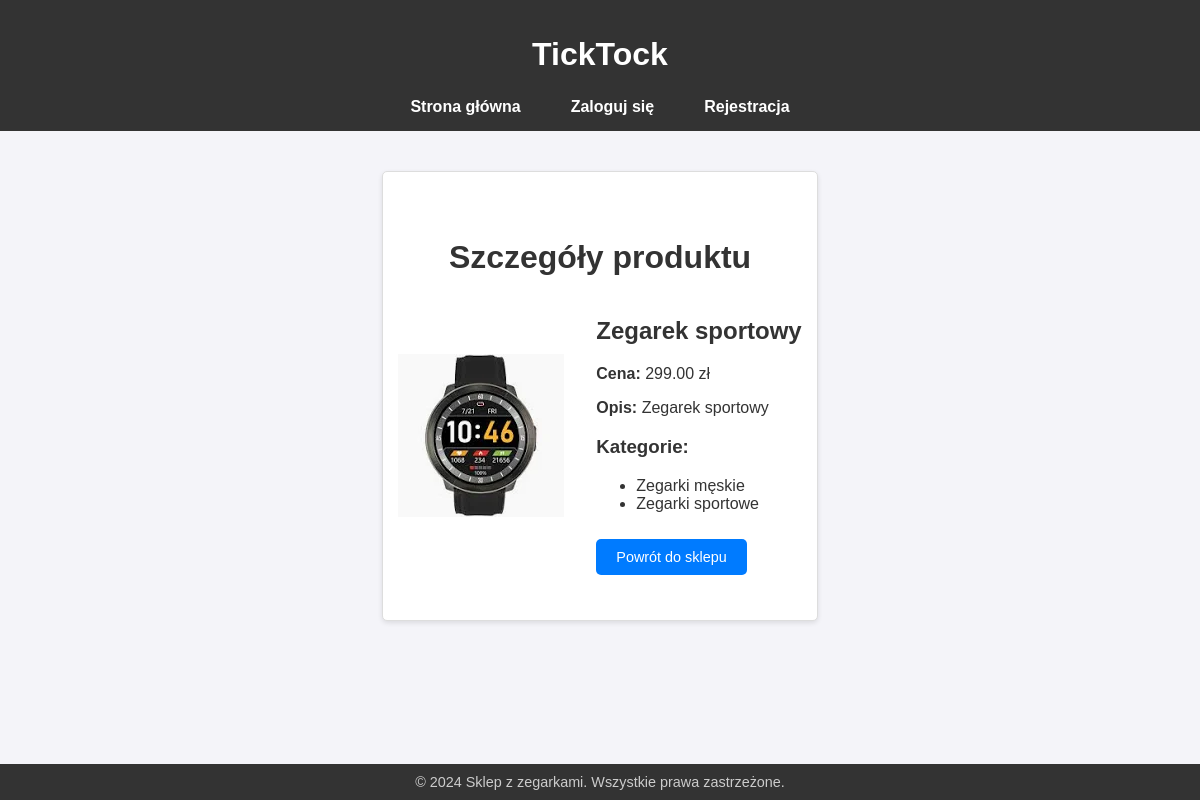
The app's page /product_details.php?id=3 with its own data.
### tables this page shows
CREATE TABLE `products` (
  `id` int(11) NOT NULL,
  `name` varchar(255) NOT NULL,
  `description` text DEFAULT NULL,
  `price` decimal(10,2) NOT NULL,
  `image_path` varchar(255) DEFAULT 'uploads/default.png',
  `created_at` timestamp NOT NULL DEFAULT current_timestamp()
);

CREATE TABLE `categories` (
  `id` int(11) NOT NULL,
  `name` varchar(255) NOT NULL
);

### product_details.php (the view, shortened to what this page needs)
<?php
require_once 'db_connection.php';
if (isset($_GET['id'])) {
    $productId = $_GET['id'];
    $stmt = $pdo->prepare("SELECT * FROM products WHERE id = :id");
    $stmt->execute(['id' => $productId]);
    $product = $stmt->fetch(PDO::FETCH_ASSOC);
    $stmt = $pdo->prepare("
        SELECT c.name
        FROM categories c
        JOIN product_categories pc ON c.id = pc.category_id
        WHERE pc.product_id = :product_id
    ");
    $stmt->execute(['product_id' => $productId]);
    $categories = $stmt->fetchAll(PDO::FETCH_ASSOC);
} else {
    header('Location: index.php');
    exit;
}
?>
<!DOCTYPE html>
<html lang="pl">
<head>
    <link rel="stylesheet" href="styles.css">
</head>
<body>
    <?php require 'header.php'; ?>
    <main>
        <div style="padding: 45px 15px; background-color: white; border: 1px solid #ddd; border-radius: 5px; box-shadow: 0 2px 5px rgba(0, 0, 0, 0.1); margin-bottom: 4em;">
            <h1 style="text-align: center;">Szczegóły produktu</h1>
            <div style="display: flex; flex-direction: row; gap: 2em; justify-content: center; align-items: center;">
                <img src="<?= htmlspecialchars($product['image_path']) ?>" alt="<?= htmlspecialchars($product['name']) ?>" class="product-image" style="max-width: 300px;">
                <div>
                    <h2><?= htmlspecialchars($product['name']) ?></h2>
                    <p><strong>Cena:</strong> <?= number_format($product['price'], 2) ?> zł</p>
                    <p><strong>Opis:</strong> <?= nl2br(htmlspecialchars($product['description'])) ?></p>
                    <h3>Kategorie:</h3>
                    <ul>
                        <?php foreach ($categories as $category): ?>
                            <li><?= htmlspecialchars($category['name']) ?></li>
                        <?php endforeach; ?>
                    </ul>
                    <a href="index.php" class="btn">Powrót do sklepu</a>
                </div>
            </div>
        </div>
    </main>
    <?php require 'footer.php'; ?>
</body>
</html>

### styles.css (style rules this page uses)
body { font-family: 'Arial', sans-serif; margin: 0; padding: 0; background-color: #f4f4f9; color: #333; display: flex; flex-direction: column; min-height: 100vh; }
main { flex: 1; display: flex; flex-direction: column; align-items: center; padding: 20px; }
.btn { display: inline-block; margin-top: 10px; padding: 10px 20px; background-color: #007BFF; color: white; text-decoration: none; font-size: 0.9em; border-radius: 5px; transition: background-color 0.3s; }

### records on screen
products: image_path (picture), name "Zegarek sportowy", price "299.00", description "Zegarek sportowy"
categories: name "Zegarki męskie"
categories: name "Zegarki sportowe"
